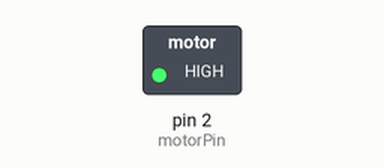
Simulated run of this sketch. Board: Arduino Uno, built with avr-gcc and run on an emulated ATmega328P. On the bench: switched loads named in the sketch (green lamp = pin HIGH). Dashed ring = blinking.

Above: at 0.5 s.
Timing chart, 0 to 3.5 s (numbered marks = the images above):
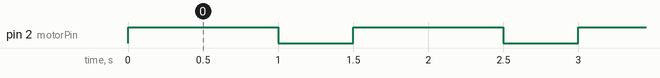

Measured:
- by itself, pin 2 (motorPin): alternates HIGH for 1.0 s and LOW for 0.50 s

The sketch:

Bab_7_Code_Motor_Vibration_Test.ino
```cpp
/**
 * Author       : Saga Kusuma Wijaya
 * Date Created : 20 July 2019
 * Project      : Tutorial Arduino ATM
 * Dedicated to : emtronics
 * Youtube      : https://www.youtube.com/channel/UCW4GRacd319Ml2cv-B9-uxg
 * Instagram    : https://www.instagram.com/emtronics.official/
 * Facebook     : https://web.facebook.com/emtronics.official/
 * Website      : https://sagakusumawijaya94.wordpress.com/tutorials/arduino-tutorial/
 * Github       : https://github.com/sagakusumawijaya
 * Email        : emtronics.2018@gmail.com
 **/

const int motorPin = 2;

void setup(){
	pinMode(motorPin, OUTPUT);	// set motorPin as output
}

void loop(){
	digitalWrite(motorPin, HIGH);	// set motorPin HIGH
	delay(1000);
	digitalWrite(motorPin, LOW);	// set motorPin LOW
	delay(500);
}
```
